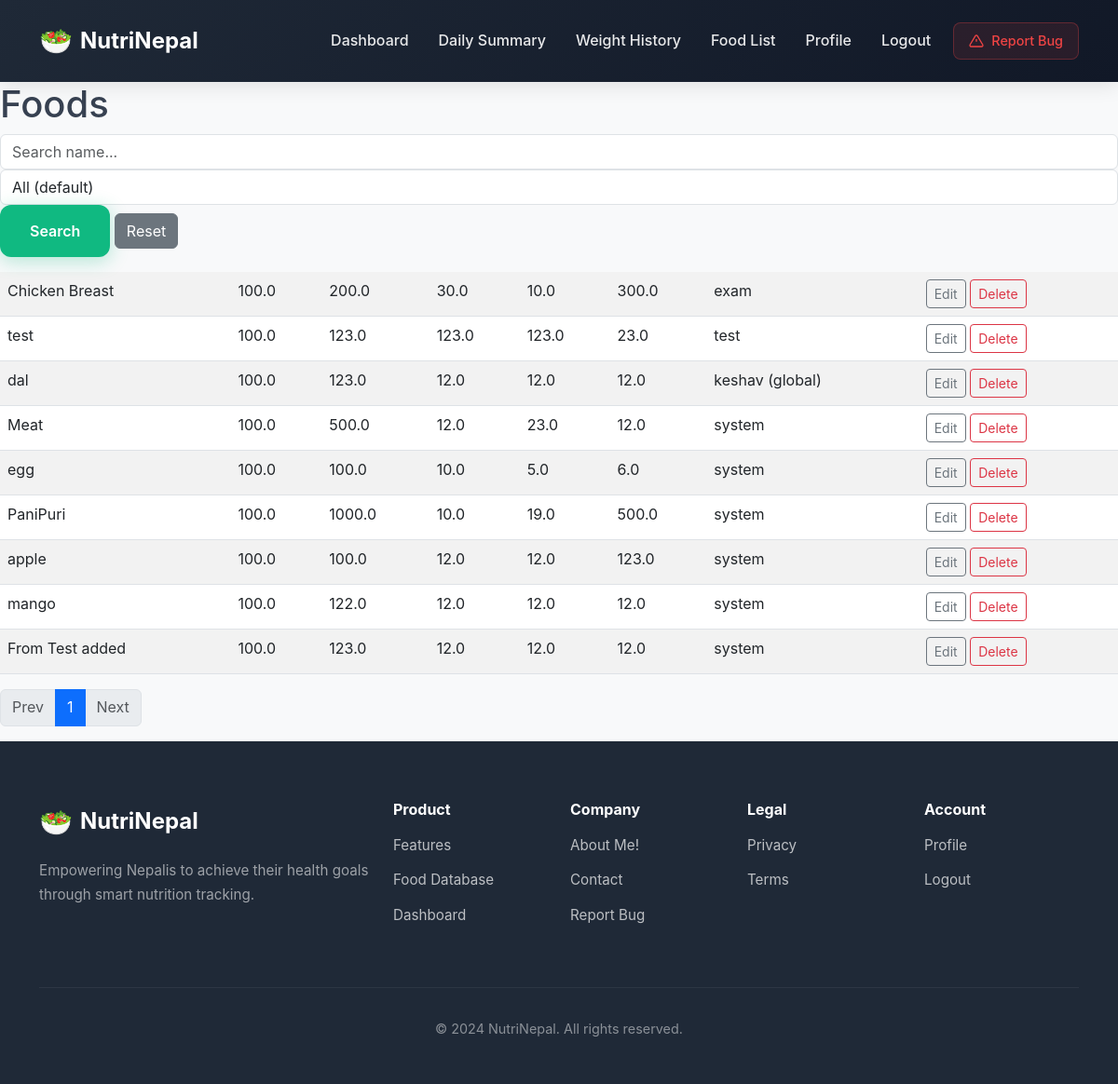
The page /search/ (signed in) on the database as committed earlier.
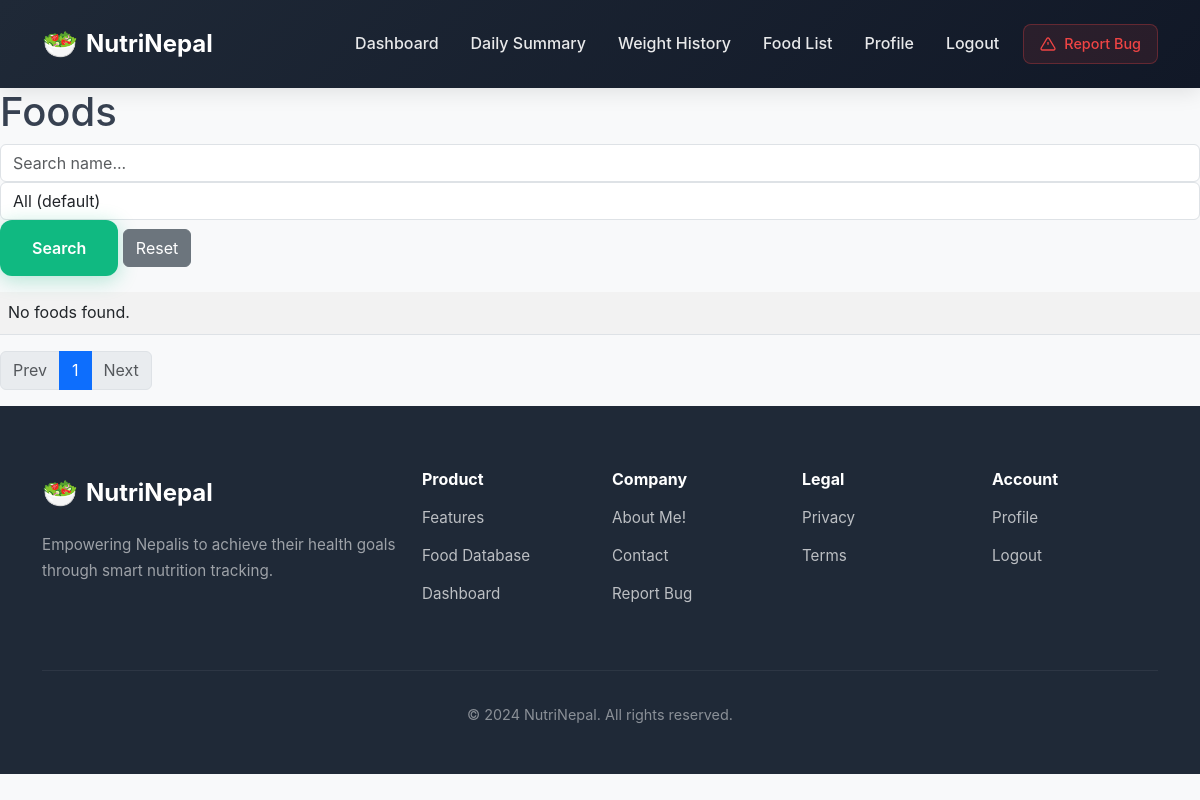
The same page on the database as committed later.
### tracker/models.py (models this page shows, shortened)
class Food(models.Model):
    name = models.CharField(max_length=120, unique=True)
    serving_size_g = models.FloatField(default=100)
    kcal = models.FloatField()
    protein_g = models.FloatField(default=0)
    fat_g = models.FloatField(default=0)
    carbs_g = models.FloatField(default=0)
    creator = models.ForeignKey(User,null=True,blank=True,on_delete=models.SET_NULL,related_name='foods')
    created_at = models.DateTimeField(auto_now_add=True)

### searchF/views.py (the view)
# urls.py: path('', views.foods_list, name='search'),
@login_required
def foods_list(request):
    if request.user.is_superuser:
        qs = Food.objects.all().order_by('-created_at')
    else:
        qs = Food.objects.filter(Q(creator__is_superuser=True) | Q(creator=request.user)).order_by('-created_at')
    q = request.GET.get('q', '').strip()                  # text search
    creator_filter = request.GET.get('creator', 'all')    # 'all' | 'my' | 'global'
    min_kcal = request.GET.get('min_kcal', '')
    max_kcal = request.GET.get('max_kcal', '')
    min_protein = request.GET.get('min_protein', '')
    max_protein = request.GET.get('max_protein', '')
    filters = Q()
    if q:
        filters &= Q(name__icontains=q)
    def to_float(val):
        try:
            return float(val)
        except (TypeError, ValueError):
            return None
    min_k = to_float(min_kcal)
    max_k = to_float(max_kcal)
    if min_k is not None:
        filters &= Q(kcal__gte=min_k)
    if max_k is not None:
        filters &= Q(kcal__lte=max_k)
    min_p = to_float(min_protein)
    max_p = to_float(max_protein)
    if min_p is not None:
        filters &= Q(protein_g__gte=min_p)
    if max_p is not None:
        filters &= Q(protein_g__lte=max_p)
    if creator_filter == 'my':
        filters &= Q(creator=request.user)
    elif creator_filter == 'global':
        filters &= Q(creator__is_superuser=True)
    qs = qs.filter(filters)
    page = request.GET.get('page', 1)
    paginator = Paginator(qs, 15)  # 15 items per page (adjust as needed)
    try:
        foods_page = paginator.page(page)
    except PageNotAnInteger:
        foods_page = paginator.page(1)
    except EmptyPage:
        foods_page = paginator.page(paginator.num_pages)
    query_params = request.GET.copy()
    if 'page' in query_params:
        query_params.pop('page')
    context = {
        'foods': foods_page,
        'query_params': query_params,
        'q': q,
        'creator_filter': creator_filter,
        'min_kcal': min_kcal,
        'max_kcal': max_kcal,
        'min_protein': min_protein,
        'max_protein': max_protein,
    }
    return render(request, 'search.html', context)

### searchF/templates/search.html (shortened to what this page needs)
{% extends "base.html" %}
{% block content %}
<h1>Foods</h1>
<form method="get" class="mb-3 form-inline">
  <div class="form-row">
    <div class="col">
      <input type="search" name="q" class="form-control" placeholder="Search name..." value="{{ q }}">
    </div>
    <div class="col-auto">
      <select name="creator" class="form-control">
        <option value="all" {% if creator_filter == 'all' %}selected{% endif %}>All (default)</option>
      </select>
    </div>
    <div class="col-auto">
      <button class="btn btn-primary" type="submit">Search</button>
      <a class="btn btn-secondary" href="{% url 'foods_list' %}">Reset</a>
    </div>
  </div>
</form>
<table class="table table-striped">
  <tbody>
    {% for food in foods %}
      <tr>
        <td>{{ food.name }}</td>
        <td>{{ food.serving_size_g }}</td>
        <td>{{ food.kcal }}</td>
        <td>{{ food.protein_g }}</td>
        <td>{{ food.fat_g }}</td>
        <td>{{ food.carbs_g }}</td>
        <td>
          {% if food.creator %}
            {% if food.creator.is_superuser %}{{ food.creator.username }} (global)
            {% else %}{{ food.creator.username }}{% endif %}
          {% else %}system{% endif %}
        </td>
        <td>
          {% if user.is_superuser or food.creator == user %}
            <a href="{% url 'food_update' food.pk %}" class="btn btn-sm btn-outline-secondary">Edit</a>
            <a href="{% url 'food_delete' food.pk %}" class="btn btn-sm btn-outline-danger">Delete</a>
          {% endif %}
        </td>
      </tr>
    {% empty %}
      <tr><td colspan="8">No foods found.</td></tr>
    {% endfor %}
  </tbody>
</table>
<nav aria-label="Page navigation">
  <ul class="pagination">
    {% if foods.has_previous %}
      <li class="page-item">
        <a class="page-link" href="?{{ query_params.urlencode }}&page={{ foods.previous_page_number }}" aria-label="Previous">Prev</a>
      </li>
    {% else %}
      <li class="page-item disabled"><span class="page-link">Prev</span></li>
    {% endif %}
    {% for n in foods.paginator.page_range %}
      {% if n == foods.number %}
        <li class="page-item active"><span class="page-link">{{ n }}</span></li>
      {% else %}
        <li class="page-item">
          <a class="page-link" href="?{{ query_params.urlencode }}&page={{ n }}">{{ n }}</a>
        </li>
      {% endif %}
    {% endfor %}
    {% if foods.has_next %}
      <li class="page-item">
        <a class="page-link" href="?{{ query_params.urlencode }}&page={{ foods.next_page_number }}" aria-label="Next">Next</a>
      </li>
    {% else %}
      <li class="page-item disabled"><span class="page-link">Next</span></li>
    {% endif %}
  </ul>
</nav>
{% endblock %}

### kcalapi/templates/base.html (shortened to what this page needs)
{% load static %}
<!DOCTYPE html>
<html lang="en">
<head>
    <link href="https://cdn.jsdelivr.net/npm/bootstrap@5.3.0/dist/css/bootstrap.min.css" rel="stylesheet">
    <link rel="stylesheet" href="{% static 'css/homepage.css' %}">
</head>
<body class="bg-light">
    <nav class="navbar navbar-expand-lg navbar-dark">
        <div class="container">
            <a class="navbar-brand logo" href="{% url 'homepage' %}">
                <span class="logo-icon">🥗</span>
                NutriNepal
            </a>
            <div class="collapse navbar-collapse" id="navbarNav">
                <ul class="navbar-nav ms-auto align-items-center">
                    {% if user.is_authenticated %}
                    <li class="nav-item"><a class="nav-link" href="{% url 'dashboard' %}">Dashboard</a></li>
                    <li class="nav-item"><a class="nav-link" href="{% url 'daily_kcal_summary' %}">Daily Summary</a>
                    </li>
                    <li class="nav-item"><a class="nav-link" href="{% url 'weight_history' %}">Weight History</a></li>
                    <li class="nav-item"><a class="nav-link" href="{% url 'foods_list' %}">Food List</a></li>
                    <li class="nav-item"><a class="nav-link" href="{% url 'userprofile' %}">Profile</a></li>
                    <li class="nav-item"><a class="nav-link" href="{% url 'logout' %}">Logout</a></li>
                    <li class="nav-item ms-2">
                        <a class="btn btn-report" href="{% url 'report_create' %}">
                            <svg width="16" height="16" viewBox="0 0 24 24" fill="none" stroke="currentColor"
                                stroke-width="2">
                                <path
                                    d="M10.29 3.86L1.82 18a2 2 0 0 0 1.71 3h16.94a2 2 0 0 0 1.71-3L13.71 3.86a2 2 0 0 0-3.42 0z" />
                                <line x1="12" y1="9" x2="12" y2="13" />
                                <line x1="12" y1="17" x2="12.01" y2="17" />
                            </svg>
                            Report Bug
                        </a>
                    </li>
                    {% endif %}
                </ul>
            </div>
        </div>
    </nav>
    <div class="main-content">
        {% block content %}{% endblock %}
    </div>
    <footer class="footer">
        <div class="container">
            <div class="row">
                <div class="col-md-4 mb-4 mb-md-0">
                    <div class="footer-brand">
                        <span class="logo-icon">🥗</span>
                        <span class="brand-name">NutriNepal</span>
                    </div>
                    <p class="footer-text">Empowering Nepalis to achieve their health goals through smart nutrition
                        tracking.</p>
                </div>
                <div class="col-md-2 col-6 mb-4 mb-md-0">
                    <h5 class="footer-heading">Product</h5>
                    <ul class="footer-links">
                        <li><a href="{% url 'homepage' %}#features">Features</a></li>
                        <li><a href="{% url 'foods_list' %}">Food Database</a></li>
                        {% if user.is_authenticated %}
                        <li><a href="{% url 'dashboard' %}">Dashboard</a></li>
                        {% endif %}
                    </ul>
                </div>
                <div class="col-md-2 col-6 mb-4 mb-md-0">
                    <h5 class="footer-heading">Company</h5>
                    <ul class="footer-links">
                        <li><a href="https://www.keshavroka.com.np" target="_blank">About Me!</a></li>
                        <li><a href="https://www.keshavdev.me" target="_blank">Contact</a></li>
                        <li><a href="{% url 'report_create' %}">Report Bug</a></li>
                    </ul>
                </div>
                <div class="col-md-2 col-6">
                    <h5 class="footer-heading">Legal</h5>
                    <ul class="footer-links">
                        <li><a href="#">Privacy</a></li>
                        <li><a href="#">Terms</a></li>
                    </ul>
                </div>
                <div class="col-md-2 col-6">
                    <h5 class="footer-heading">Account</h5>
                    <ul class="footer-links">
                        {% if user.is_authenticated %}
                        <li><a href="{% url 'userprofile' %}">Profile</a></li>
                        <li><a href="{% url 'logout' %}">Logout</a></li>
                        {% else %}
                        <li><a href="{% url 'login' %}">Login</a></li>
                        <li><a href="{% url 'register' %}">Sign Up</a></li>
                        {% endif %}
                    </ul>
                </div>
            </div>
            <div class="footer-bottom">
                <p>© {% now "2024" %} NutriNepal. All rights reserved.</p>
            </div>
        </div>
    </footer>
</body>
</html>

### kcalapi/static/css/homepage.css (style rules this page uses)
:root { --primary: #10b981; --primary-dark: #059669; --primary-light: #d1fae5; --secondary: #0e5f46; --dark: #1f2937; --text: #374151; --text-light: #6b7280; --bg-light: #f9fafb; --white: #ffffff; --danger: #ef4444; --warning: #f59e0b; --border: #e5e7eb; --shadow: 0 10px 40px rgba(0, 0, 0, 0.08); --shadow-lg: 0 20px 60px rgba(0, 0, 0, 0.12); }
* { margin: 0; padding: 0; box-sizing: border-box; }
body { font-family: -apple-system, BlinkMacSystemFont, 'Segoe UI', Roboto, Oxygen, Ubuntu, Cantarell, sans-serif; color: var(--text); line-height: 1.6; overflow-x: hidden; }
.navbar { background: linear-gradient(135deg, var(--dark) 0%, #111827 100%) !important; padding: 1rem 0; box-shadow: 0 4px 20px rgba(0, 0, 0, 0.1); position: sticky; top: 0; z-index: 1000; backdrop-filter: blur(10px); }
.logo { font-size: 1.5rem; font-weight: 700; display: flex; align-items: center; gap: 0.5rem; transition: transform 0.3s ease; }
.logo-icon { font-size: 1.8rem; animation: bounce 2s infinite; }
.nav-link { color: rgba(255, 255, 255, 0.9) !important; font-weight: 500; transition: color 0.3s ease; padding: 0.5rem 1rem !important; }
.btn-report { background: rgba(239, 68, 68, 0.1); color: var(--danger); border: 1px solid rgba(239, 68, 68, 0.3); padding: 0.5rem 1rem; border-radius: 8px; font-weight: 500; font-size: 0.9rem; transition: all 0.3s ease; display: flex; align-items: center; gap: 0.5rem; }
.btn-primary { background: var(--primary); color: white; border: none; padding: 1rem 2rem; border-radius: 12px; font-weight: 600; display: inline-flex; align-items: center; gap: 0.5rem; transition: all 0.3s ease; box-shadow: 0 4px 20px rgba(16, 185, 129, 0.3); }
.footer { background: var(--dark); color: rgba(255, 255, 255, 0.8); padding: 4rem 0 2rem; }
.footer-brand { display: flex; align-items: center; gap: 0.5rem; font-size: 1.5rem; font-weight: 700; color: white; margin-bottom: 1rem; }
.brand-name { color: white; }
.footer-text { font-size: 0.95rem; line-height: 1.7; opacity: 0.7; }
.footer-heading { color: white; font-weight: 700; margin-bottom: 1rem; font-size: 1rem; }
.footer-links { list-style: none; padding: 0; }
.footer-links li { margin-bottom: 0.75rem; }
.footer-links a { color: rgba(255, 255, 255, 0.7); text-decoration: none; transition: color 0.3s ease; font-size: 0.95rem; }
.footer-bottom { margin-top: 3rem; padding-top: 2rem; border-top: 1px solid rgba(255, 255, 255, 0.1); text-align: center; font-size: 0.9rem; opacity: 0.6; }

Rows that differ between the two databases and show on the page:
removed Food: name "Chicken Breast", serving_size_g "100.0", kcal "200.0", protein_g "30.0", fat_g "10.0", carbs_g "300.0", creator.username "exam"
removed Food: name "test", serving_size_g "100.0", kcal "123.0", protein_g "123.0", fat_g "123.0", carbs_g "23.0", creator.username "test"
removed Food: name "dal", serving_size_g "100.0", kcal "123.0", protein_g "12.0", fat_g "12.0", carbs_g "12.0", creator.username "keshav"
removed Food: name "Meat", serving_size_g "100.0", kcal "500.0", protein_g "12.0", fat_g "23.0", carbs_g "12.0", shows "system"
removed Food: name "egg", serving_size_g "100.0", kcal "100.0", protein_g "10.0", fat_g "5.0", carbs_g "6.0", shows "system"
removed Food: name "PaniPuri", serving_size_g "100.0", kcal "1000.0", protein_g "10.0", fat_g "19.0", carbs_g "500.0", shows "system"
removed Food: name "apple", serving_size_g "100.0", kcal "100.0", protein_g "12.0", fat_g "12.0", carbs_g "123.0", shows "system"
removed Food: name "mango", serving_size_g "100.0", kcal "122.0", protein_g "12.0", fat_g "12.0", carbs_g "12.0", shows "system"
removed Food: name "From Test added", serving_size_g "100.0", kcal "123.0", protein_g "12.0", fat_g "12.0", carbs_g "12.0", shows "system"
Other text that changed with them:
text now shown: "No foods found."
